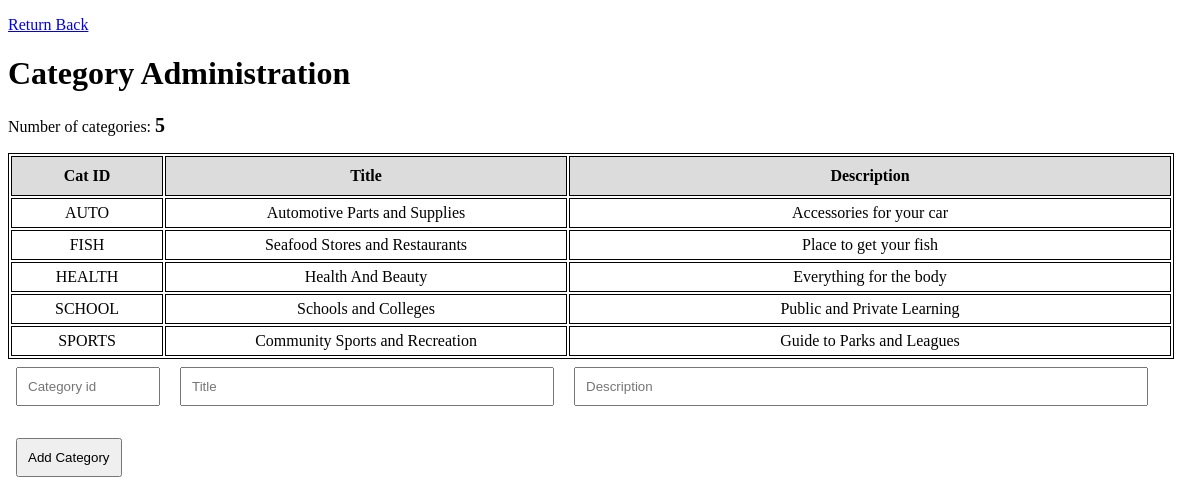
The app's page /admin.php with its own data.
### tables this page shows
CREATE TABLE `categories` (
  `Category_ID` varchar(20) NOT NULL,
  `Title` varchar(100) NOT NULL,
  `Description` varchar(256) DEFAULT NULL
);

### admin.php (the view, shortened to what this page needs)
<!doctype html>
<html lang="en">
<head>
</head>
<body>
  <p><a href="index.php">Return Back</a></p>
  <h1>Category Administration</h1>
  <?php
  try {
    require_once('connectDB.php');
    $query = 'SELECT * FROM categories';
    $res = $conn->query($query);
    print("<p>Number of categories: <span style=' font-size: 20px; font-weight: bold'>$res->num_rows</span></p>");
    if ($res->num_rows > 0) {
      print("
        <table>
          <tr>
            <th width='150px'>Cat ID</th>
            <th width='400px'>Title</th>
            <th width='600px'>Description</th>
          </tr>
      ");
      while ($row = $res->fetch_object()) {
        print("
            <tr>
              <td>$row->Category_ID</td>
              <td>$row->Title</td>
              <td>$row->Description</td>
            </tr>
          ");
      }
      print("</table>");
    }
  } catch (mysqli_sql_exception $e) {
    print("<p>Error with database: $e</p>");
  }
  ?>
  <form action="" method="post">
    <input type="text" class="cat-id" name="Category_ID" placeholder="Category id" value="<?= @$_POST['Category_ID'] ?>">
    <input type="text" class="title" name="Title" placeholder="Title" value="<?= @$_POST['Title'] ?>">
    <input type="text" class="desc" name="Description" placeholder="Description" value="<?= @$_POST['Description'] ?>">
    <p><button type="submit">Add Category</button></p>
  </form>
</body>
</html>

### admin.php (style rules this page uses)
table { text-align: center; }
table, th, td { border: 1px solid black; }
th { padding: 10px 0; background-color: gainsboro; }
td { padding: 5px 0; }
input, button { padding: 10px; margin: 8px; }
.cat-id { width: 120px; }
.title { width: 350px; }
.desc { width: 550px; }

### records on screen
categories: Category_ID "AUTO", Title "Automotive Parts and Supplies", Description "Accessories for your car"
categories: Category_ID "FISH", Title "Seafood Stores and Restaurants", Description "Place to get your fish"
categories: Category_ID "HEALTH", Title "Health And Beauty", Description "Everything for the body"
categories: Category_ID "SCHOOL", Title "Schools and Colleges", Description "Public and Private Learning"
categories: Category_ID "SPORTS", Title "Community Sports and Recreation", Description "Guide to Parks and Leagues"

### other values on screen
$res->num_rows "5"
